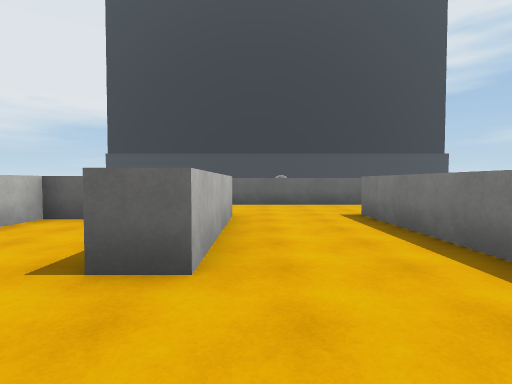
[1] (above)

16 first-person views from a walk through a scene from a Unity 3-D project. The camera is 1.4 m above the floor, tilts 2° down and sees 80° across. The floor is counted in squares, 2 m on a side. Each view is taken from the middle of a square. On the plan, view 1 faces up. The plan holds only what a view shows up to about 10 squares ahead; the rest is blank. The place goes on beyond the plan. The player is left out. Surface patterns are stand-ins for the level's own textures.

[2]
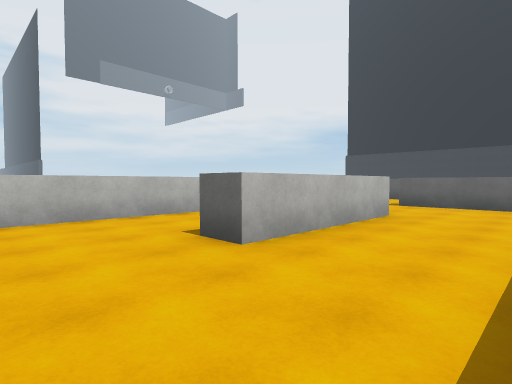

[3]
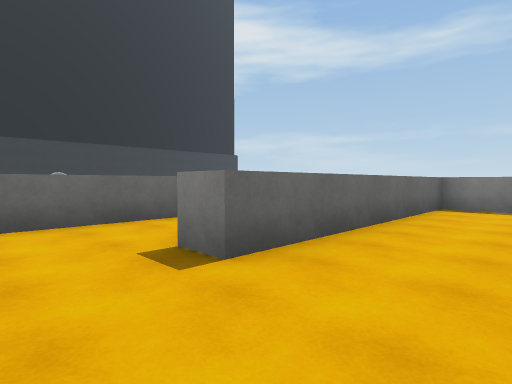

[4]
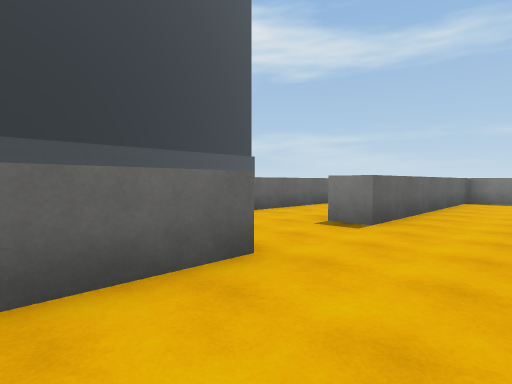

[5]
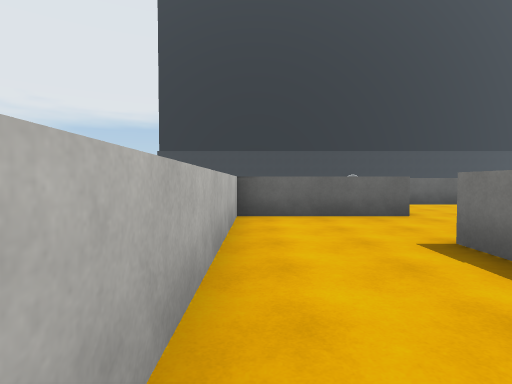

[6]
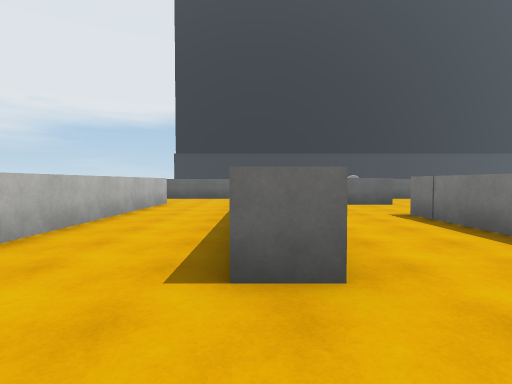

[7]
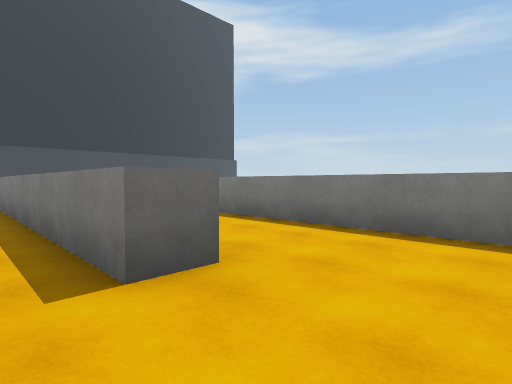

[8]
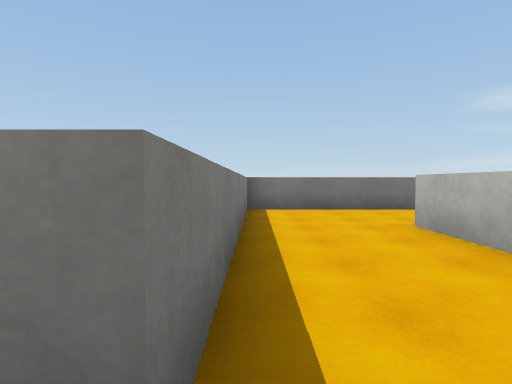

[9]
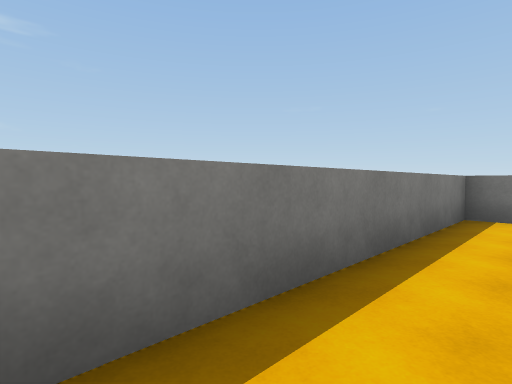

[10]
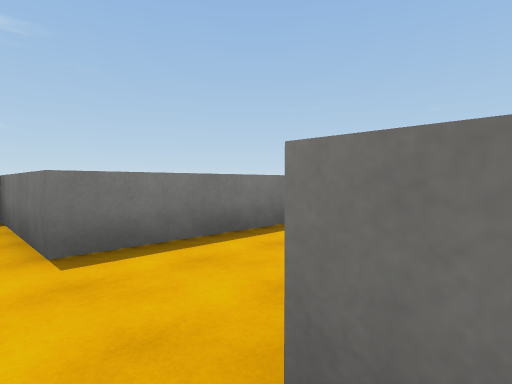

[11]
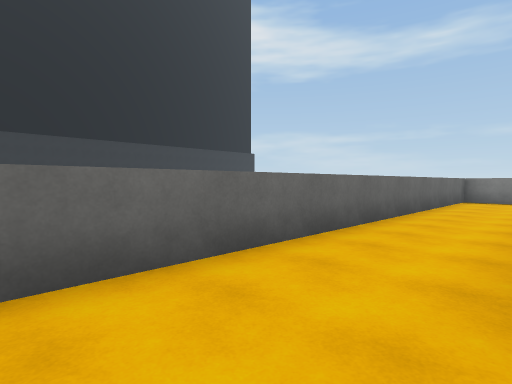

[12]
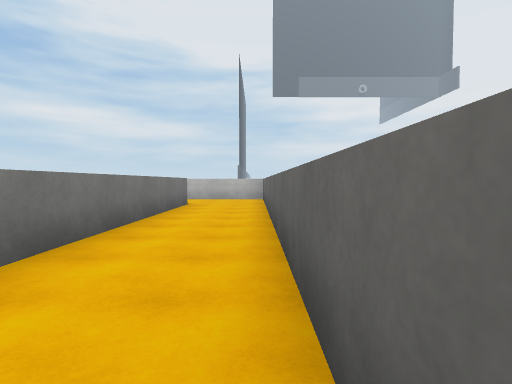

[13]
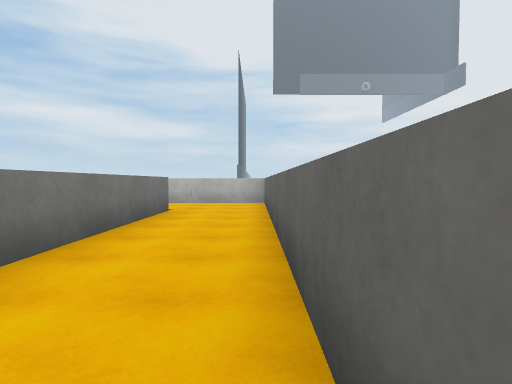

[14]
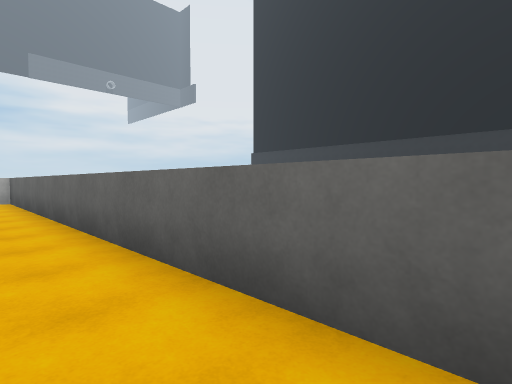

[15]
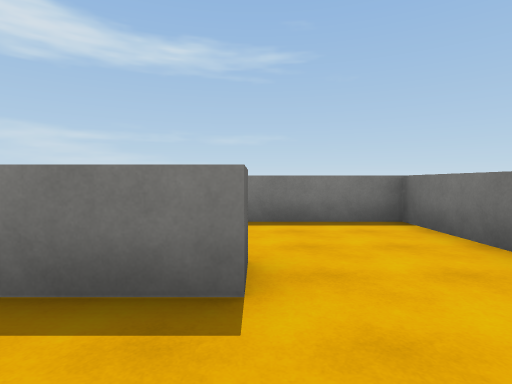

[16]
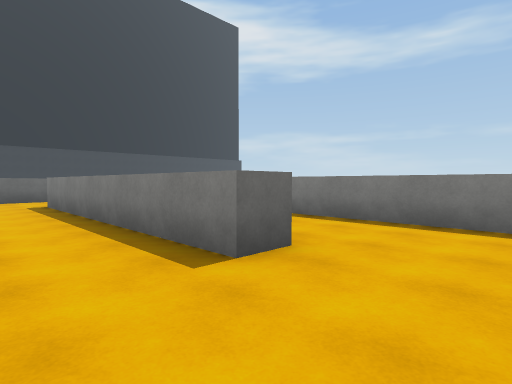

### Floor plan
Points are (right, up) in squares from view 1. A wall is a line through its corners. A room is listed if a view was taken in it or the views show most of it. See-through windows are left out.
Room 1 (views 1, 2, 8, 9)
walls: (-0.5, 6.4) (-0.5, 2.3) (-1.4, 2.3); (-3.1, 5.6) (-3.9, 5.6) (-3.9, 0.5); (-2, -0.5) (2.2, -0.5) (2.2, 6.4) (5.6, 6.4) (5.6, 9.1) (-1.3, 9.1)
ways out: opening at (-1, 7.5) to room 2
Room 2 (views 3, 10, 11)
walls: (-1.3, 9.1) (-1.3, 9.9); (-1, 6.4) (-0.5, 6.4); (-3.9, 10.6) (-3.9, 9.1)
ways out: opening at (-1, 7.5) to room 1; opening at (-4, 7.5) to room 3; opening at (-2.5, 9.5) to room 4
Room 3 (views 4, 5, 6, 7, 15, 16)
walls: (-7.4, 2.1) (-8.2, 2.1) (-8.2, 9.8); (-7, -0.5) (-4.7, -0.5) (-4.7, 6.5); (-3.9, 9.1) (-7.4, 9.1) (-7.4, 3.4); (-10.9, 9.9) (-10.9, 3.4)
ways out: opening at (-4, 7.5) to room 2; opening at (-9.5, 10)
Room 4 (views 12, 13, 14)
walls: (-1.3, 9.9) (5.6, 9.9); (9.1, 11) (9.1, 12.3) (-3.9, 12.3) (-3.9, 10.6)
ways out: opening at (-2.5, 9.5) to room 2

Where each view was taken, in squares from view 1:
view 1: 0 up, 0 right, facing up
view 2: 0 up, 2 right, facing up-left
view 3: 7 up, 3 left, facing up-right
view 4: 7 up, 6 left, facing up-right
view 5: 3 up, 7 left, facing up
view 6: 0 up, 8 left, facing up
view 7: 0 up, 9 left, facing up-right
view 8: 7 up, 2 right, facing down
view 9: 6 up, 1 right, facing down-right
view 10: 7 up, 1 left, facing down-right
view 11: 10 up, 3 left, facing up-right
view 12: 12 up, 8 right, facing left
view 13: 12 up, 6 right, facing left
view 14: 11 up, 8 right, facing up-left
view 15: 2 up, 10 left, facing right
view 16: 0 up, 10 left, facing up-right
